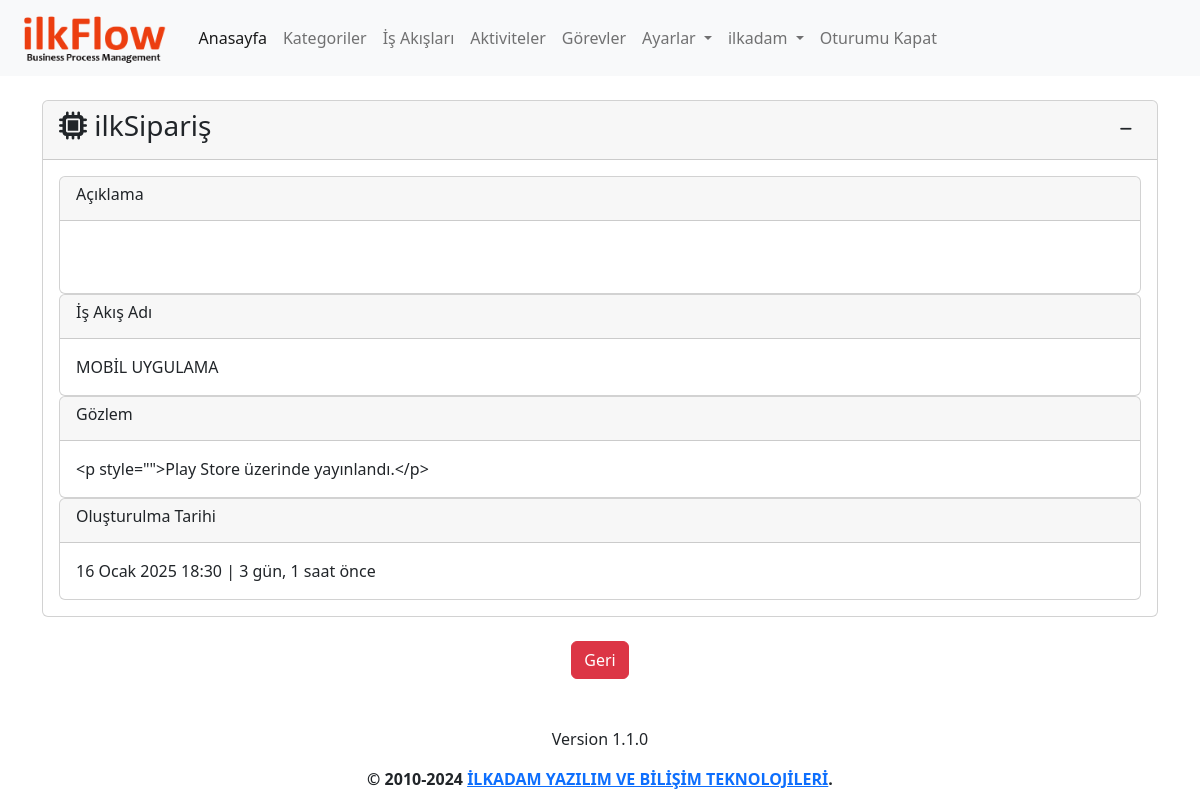
The page /activity/1/detail (signed in) on the database its author committed.
### app/models.py (models this page shows, shortened)
class Activity(models.Model):
    process=models.ForeignKey(Process,on_delete=models.CASCADE,verbose_name='İş Adı')
    name=models.CharField(max_length=500,verbose_name='Aktivite Adı')
    description=models.TextField(verbose_name='Aktivite Açıklaması', blank=True,null=True)
    observation=models.TextField(verbose_name='Gözlem', blank=True,null=True)
    created_date=models.DateTimeField(auto_now_add=True, verbose_name='Oluşturulma Tarihi')
    user=models.ForeignKey(User,on_delete=models.CASCADE,verbose_name='Kullanıcı', blank=True, null=True)
    class Meta:
        verbose_name='Aktive'
        verbose_name_plural='Aktiviteler'

class Process(models.Model):
    category=models.ForeignKey(Category,on_delete=models.CASCADE,verbose_name='Kategori')
    name=models.CharField(max_length=500,verbose_name='İş Akış Adı')
    description=models.TextField(verbose_name='İş Akış Açıklaması', blank=True, null=True)
    state=models.ForeignKey(State, on_delete=models.SET_NULL,verbose_name='Durum', blank=True, null=True)
    created_date=models.DateTimeField(auto_now_add=True, verbose_name='Oluşturulma Tarihi')
    user=models.ForeignKey(User,on_delete=models.CASCADE,verbose_name='Kullanıcı', blank=True, null=True)
    class Meta:
        verbose_name='İş Akışı'
        verbose_name_plural='İş Akışları'

### app/views.py (the view)
@login_required(login_url='/user/login/')
def activity_detail(request,activity_id):
    activity=get_object_or_404(Activity,pk=activity_id)
    context={
        'activity':activity,
    }
    return render(request,'app/activity_detail.html',context)

### templates/app/activity_detail.html (shortened to what this page needs)
{% extends 'layout.html' %}
{% load humanize %}
{% block content %}
<div class="row mt-3">
    <div class="col-md-12">
        <div class="card">
            <div class="card-header">
                <h3 class="card-title">
                    <i class="fa-solid fa-microchip"></i>
                    {{ activity.name }}
                    <div class="float-end">
                        <button class="btn btn-sm" type="button" data-bs-toggle="collapse"
                            data-bs-target="#collapseActivity" aria-expanded="false" aria-controls="collapseActivity">
                            <i class="fa-solid fa-minus"></i>
                        </button>
                    </div>
                </h3>
            </div>
            <div class="collapse show" id="collapseActivity">
                <div class="card-body">
                    <div class="card">
                        <div class="card-header">
                            <h6 class="card-title">Açıklama</h6>
                        </div>
                        <div class="card-body">
                            {% if activity.description %}
                            {{ activity.description | safe }}
                            {% else %}
                            Bulunamadı.
                            {% endif %}
                        </div>
                    </div>
                    <div class="card">
                        <div class="card-header">
                            <h6 class="card-title">İş Akış Adı</h6>
                        </div>
                        <div class="card-body">
                            {{ activity.process.name }}
                        </div>
                    </div>
                    <div class="card">
                        <div class="card-header">
                            <h6 class="card-title">Gözlem</h6>
                        </div>
                        <div class="card-body">
                            {% if activity.observation %}
                            {{ activity.observation }}
                            {% else %}
                            Bulunamadı.
                            {% endif %}
                        </div>
                    </div>
                    <div class="card">
                        <div class="card-header">
                            <h6 class="card-title">Oluşturulma Tarihi</h6>
                        </div>
                        <div class="card-body">
                            {{ activity.created_date }} | {{ activity.created_date | timesince}} önce
                        </div>
                    </div>
                </div>
            </div>
        </div>
    </div>
</div>
{% endblock %}

### templates/layout.html (shortened to what this page needs)
{% load static %}
<!doctype html>
<html lang="tr">
<head>
  <link href="https://cdn.jsdelivr.net/npm/bootstrap@5.2.2/dist/css/bootstrap.min.css" rel="stylesheet"
>
  <link rel="stylesheet" type="text/css" href="https://cdn.datatables.net/1.12.1/css/dataTables.bootstrap5.min.css">
  <link rel="stylesheet" type="text/css"
    href="https://cdn.datatables.net/responsive/2.3.0/css/responsive.dataTables.min.css">
  <link rel="stylesheet" type="text/css" href="https://cdn.datatables.net/buttons/2.2.3/css/buttons.bootstrap5.min.css">
  <link href="https://cdn.jsdelivr.net/npm/summernote@0.8.18/dist/summernote-lite.min.css" rel="stylesheet">
  <link href="https://cdn.jsdelivr.net/npm/select2@4.1.0-rc.0/dist/css/select2.min.css" rel="stylesheet" />
  <link rel="stylesheet" href="{% static 'css/ilkflow.css' %}">
</head>
<body>
  <header>
    <nav class="navbar navbar-expand-lg bg-light">
      <div class="container-fluid">
        <a class="navbar-brand" href="{% url 'index' %}">
          <img class="logo" src="{% static 'img/logo-text.png' %}" alt="JeFlow">
        </a>
        <div class="collapse navbar-collapse" id="navbarNavDropdown">
          <ul class="navbar-nav">
            <li class="nav-item">
              <a class="nav-link active" aria-current="page" href="{% url 'index' %}">Anasayfa</a>
            </li>
            {% if user.is_authenticated %}
            <li class="nav-item">
              <a class="nav-link" href="{% url 'category' %}">Kategoriler</a>
            </li>
            <li class="nav-item">
              <a class="nav-link" href="{% url 'process' %}">İş Akışları</a>
            </li>
            <li class="nav-item">
              <a class="nav-link" href="{% url 'activity' %}">Aktiviteler</a>
            </li>
            <li class="nav-item">
              <a class="nav-link" href="{% url 'task' %}">Görevler</a>
            </li>
            <li class="nav-item dropdown">
              <a class="nav-link dropdown-toggle" href="{% url 'settings' %}" role="button" data-bs-toggle="dropdown"
                aria-expanded="false">
                Ayarlar
              </a>
            </li>
            <li class="nav-item dropdown">
              <a class="nav-link dropdown-toggle" href="{% url 'profile' %}" role="button" data-bs-toggle="dropdown"
                aria-expanded="false">
                {{ user }}
              </a>
            </li>
            <li class="nav-item">
              <a class="nav-link" href="javascript:{document.getElementById('logout').submit()}">Oturumu Kapat</a>
            </li>
            {% else %}
            <li class="nav-item">
              <a class="nav-link" href="{% url 'register' %}">Kayıt Ol</a>
            </li>
            {% endif %}
          </ul>
        </div>
      </div>
    </nav>
  </header>
  <main>
    <div class="container mt-4">
      {% block content %}
      {% endblock %}
      <div class="d-flex justify-content-center mt-4">
        <button class="btn btn-danger" onclick="history.back()">Geri</button>
      </div>
    </div>
  </main>
  <footer class="mt-5">
    <div class="d-flex flex-column justify-content-center align-items-center">
      <p>{% include 'partials/_version.html' %}</p>
      <p><strong>&copy; 2010-2024 <a href="https://ilkadam.com.tr" target="_blank">İLKADAM YAZILIM VE BİLİŞİM TEKNOLOJİLERİ</a>.</strong></p>
    </div>
  </footer>
</body>
</html>

### static/css/ilkflow.css (style rules this page uses)
img.logo { height: 50px; }

### rows shown on the page
Activity: name "ilkSipariş", process.name "MOBİL UYGULAMA", observation "<p style=\"\">Play Store üzerinde yayınlandı.</p>", created_date "16 Ocak 2025 18:30", created_date "3 gün, 1 saat"

### other values the page prints
{{ user }} "ilkadam"
